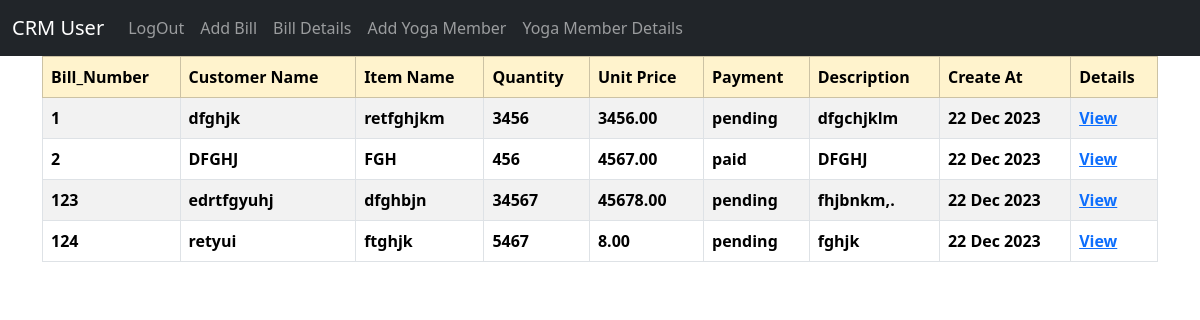
The app's page /user/record_details/ (signed in) with its own data.
### user_app/models.py (models this page shows, shortened)
class BillRecord(models.Model):
    date = models.DateField(auto_now_add = True)
    description = models.TextField()
    item_name = models.CharField(max_length=100)
    quantity = models.IntegerField()
    unit_price = models.DecimalField(max_digits=10, decimal_places=2)
    customer_name = models.CharField(max_length=100)
    payment_status = models.CharField(max_length=20, choices=[('pending', 'Pending'), ('paid', 'Paid')])

### user_app/views.py (the view)
# urls.py: path('record_details/', views.record_details, name='record_details'),
def record_details(request):
    if request.user.is_authenticated:
        records = BillRecord.objects.all()
        return render(request, "user/bill/record_details.html", {"records": records})
    else:
        messages.success(request, "YOu Must Be")
        return redirect("home")

### templates/user/bill/record_details.html
{% extends 'user/base.html' %}
{% block main %}
{% if user.is_authenticated %}
<div class="table-responsive">
     <table class="table table-striped table-hover table-bordered">
          <thead class="table-warning">
               <tr>
                    <th scope="col">Bill_Number</th>
                    <th scope="col">Customer Name</th>
                    <th scope="col">Item Name</th>
                    <th scope="col">Quantity</th>
                    <th scope="col">Unit Price</th>
                    <th scope="col">Payment</th>
                    <th scope="col">Description</th>
                    <th scope="col">Create At</th>
                    <th scope="col">Details</th>
               </tr>
          </thead>
          <tbody>
               {% if records %}
               {% for record in records %}
               <tr>
                    <th scope="row">{{record.id}}</th>
                    <th>{{record.customer_name}}</th>
                    <th>{{record.item_name}}</th>
                    <th>{{record.quantity}}</th>
                    <th>{{record.unit_price}}</th>
                    <th>{{record.payment_status}}</th>
                    <th>{{record.description}}</th>
                    <th>{{record.date | date:"d M Y"}}</th>
                    <th><a href="{% url 'record' record.pk %}">View</a></th>
               </tr>
               {% endfor %}
               {% endif %}
          </tbody>
     </table>
</div>
{% endif %}
{% endblock main %}

### records on screen
BillRecord: id "1", customer_name "dfghjk", item_name "retfghjkm", quantity "3456", unit_price "3456.00", payment_status "pending", description "dfgchjklm", date "22 Dec 2023"
BillRecord: id "2", customer_name "DFGHJ", item_name "FGH", quantity "456", unit_price "4567.00", payment_status "paid", description "DFGHJ", date "22 Dec 2023"
BillRecord: id "123", customer_name "edrtfgyuhj", item_name "dfghbjn", quantity "34567", unit_price "45678.00", payment_status "pending", description "fhjbnkm,.", date "22 Dec 2023"
BillRecord: id "124", customer_name "retyui", item_name "ftghjk", quantity "5467", unit_price "8.00", payment_status "pending", description "fghjk", date "22 Dec 2023"
